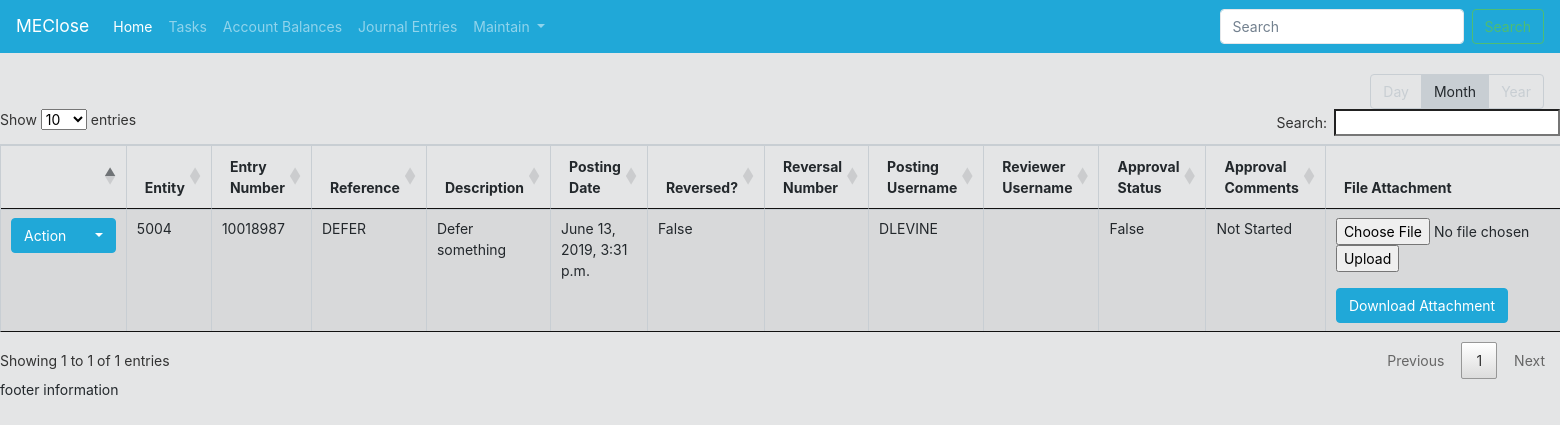
The page /ClosePortal/entryapprovals/ on the database as committed earlier.
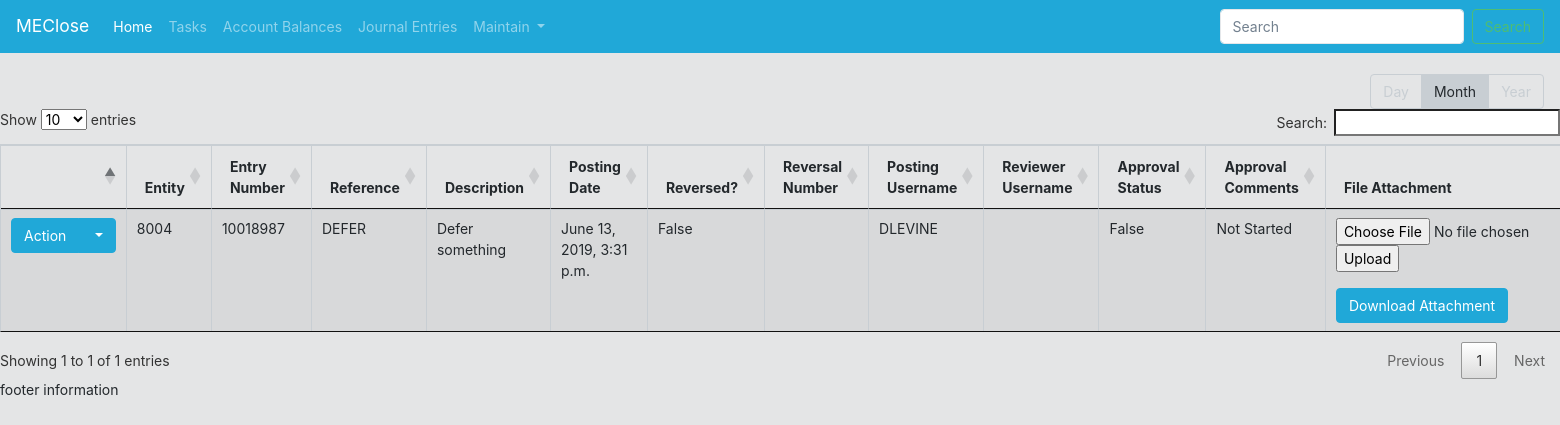
The same page on the database as committed later.
### CloseApplication/models.py (models this page shows, shortened)
class journalEntryApprovalList(models.Model):
    approvalChoices = (
        ('Not Started', 'Not Started'),
        ('Waiting on Support', 'Waiting on Support Upload'),
        ('Rejected', 'In-Progress'),
        ('Reverted', 'In-Progress'),
        ('Approved', 'Completed'),
    )
    entity = models.ForeignKey(userDefinedEntity, on_delete=models.PROTECT, related_name="entity_journalEntryApprovalList", default=1)
    entryNumber = models.CharField(max_length=200)
    entryReference = models.CharField(max_length=200)
    entryDescription = models.CharField(max_length=200)
    postingDate = models.DateTimeField('date posted to GL')
    entryReversed = models.BooleanField(default=False)
    reversalNumber = models.CharField(max_length=200, blank=True)
    postingUsername = models.CharField(max_length=200)
    supportStatus = models.BooleanField(default=False)
    approvalStatus = models.BooleanField(default=False)
    approvalStatus_Description = models.CharField(max_length=200, choices = approvalChoices)
    approverComments = models.CharField(max_length=200, blank=True)
    def File_Path(instance, filename):
        return os.path.join("Journal Entries", str(instance.entity), str(instance.postingDate.strftime("%Y")), str(instance.postingDate.strftime("%m")), str(instance.entryNumber), filename)
    docfile = models.FileField(upload_to=File_Path, default=False) #Note: To consider a way to set the default value equal to a dynamic file template which a user can download, and upload once completed

class userDefinedEntity(models.Model):
    entity = models.CharField(max_length=200, default="Select Entity")
    def __str__(self):
        return self.entity

### CloseApplication/views.py (the view, shortened to what this page needs)
# urls.py: path('entryapprovals/', views.EntryApproval_List.as_view(), name='entryapprovallist'),
class EntryApproval_List(View):
    template = 'CloseApplication/entryapprovallist/entryapprovallist_list.html'
    model = journalEntryApprovalList
    form_class = DocumentForm
    def get(self, request, *args, **kwargs):
        form = self.form_class()
        journalEntryApprovalList_Values = journalEntryApprovalList.objects.all()
        context = { #context represents the variables passed to the provided template
            'journalEntryApprovalList_Values': journalEntryApprovalList_Values,
            'form': form,
        }
        return render(request, self.template, context)

### CloseApplication/forms.py
class DocumentForm(forms.Form):
    docfile = forms.FileField(
        label='Select a file',
        help_text='max. 42 megabytes'
    )

### CloseApplication/templates/CloseApplication/entryapprovallist/entryapprovallist_list.html (shortened to what this page needs)
{% extends "CloseApplication/base.html" %}
{% load staticfiles %}
{% block content %}
{% include "CloseApplication/listview_outline.html" %}
<table class="table table-striped table-bordered table-hover" id="EntryApproval_ChecklistTable">
    <thead>
        <tr>
            <th></th>
            <th>Entity</th>
            <th>Entry Number</th>
            <th>Reference</th>
            <th>Description</th>
            <th>Posting Date</th>
            <th>Reversed?</th>
            <th>Reversal Number</th>
            <th>Posting Username</th>
            <th>Reviewer Username</th>
            <th>Approval Status</th>
            <th>Approval Comments</th>
            <th>File Attachment</th>
        </tr>
    </thead>
    {% for tableValue in journalEntryApprovalList_Values %}
    <tr>
        <td>
            <div class="btn-group">
                <button type="button" class="btn btn-primary">Action</button>
                <button type="button" class="btn btn-primary dropdown-toggle" data-toggle="dropdown">
                </button>
            </div>
        </td>
        <td>{{ tableValue.entity }}</td>
        <td>{{ tableValue.entryNumber }}</td>
        <td>{{ tableValue.entryReference }}</td>
        <td>{{ tableValue.entryDescription }}</td>
        <td>{{ tableValue.postingDate }}</td>
        <td>{{ tableValue.entryReversed }}</td>
        <td>{{ tableValue.reversalNumber }}</td>
        <td>{{ tableValue.postingUsername }}</td>
        <td>{{ tableValue.postingReviewer }}</td>
        <td>{{ tableValue.approvalStatus }}</td>
        <td>{{ tableValue.approvalStatus_Description }}</td>
        <td>
            <form action="#" method="post" enctype="multipart/form-data">
                <p>
                    {{ form.docfile }}
                    <input type="submit" value="Upload"/>
                </p>
                <a class="btn btn-primary" href="{{ MEDIA_URL }}/{{ tableValue.docfile }}">
                Download Attachment
                </a>
            </form>
        </td>
    </tr>
    {% endfor %}
</table>
{% endblock %}

Rows that differ between the two databases and show on the page:
changed journalEntryApprovalList "DEFER": entity "5004" → "8004"
